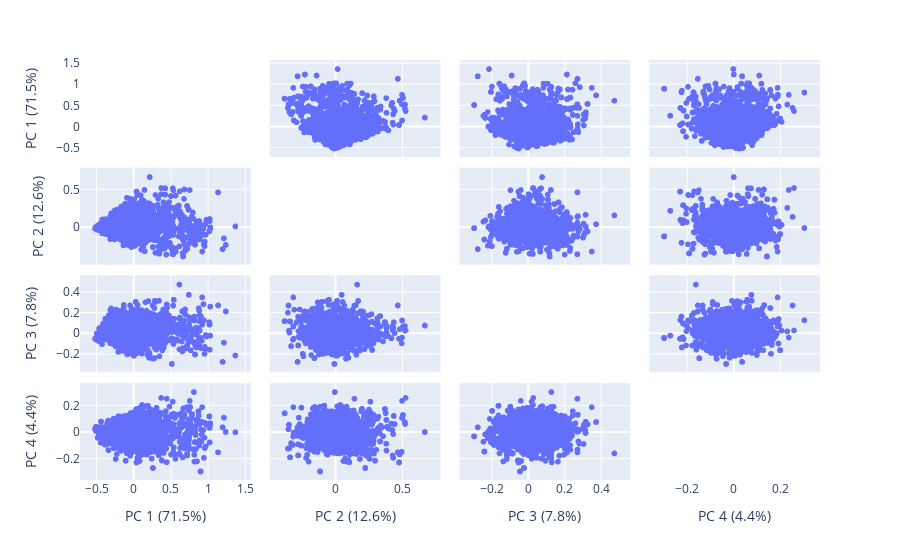

The notebook cell saved with this chart:
### Code cell
import plotly.express as px
from sklearn.decomposition import PCA

# df = px.data.iris()
# features = ["sepal_width", "sepal_length", "petal_width", "petal_length"]

features = [  "uncertainty",	"litigious", "strong_modal",	"weak_modal", 	"constraining", "optimistic"]

pca = PCA()
components = pca.fit_transform(norm_df[features])
labels = {
    str(i): f"PC {i+1} ({var:.1f}%)"
    for i, var in enumerate(pca.explained_variance_ratio_ * 100)
}

fig = px.scatter_matrix(
    components,
    labels=labels,
    dimensions=range(4),
    # color=df["species"]
)
fig.update_traces(diagonal_visible=False)
fig.show()

### Figure 1 — Plotly figure (JSON) as saved in the notebook; plotly's stock layout.template omitted (floating-point values rounded to 4 significant figures; data arrays with more than 128 entries replaced by an {"elided": "..."} marker saying what was removed)
{"data": [{"diagonal": {"visible": false}, "dimensions": [{"axis": {"matches": true}, "label": "PC 1 (71.5%)", "values": {"elided": "7755 float values"}}, {"axis": {"matches": true}, "label": "PC 2 (12.6%)", "values": {"elided": "7755 float values"}}, {"axis": {"matches": true}, "label": "PC 3 (7.8%)", "values": {"elided": "7755 float values"}}, {"axis": {"matches": true}, "label": "PC 4 (4.4%)", "values": {"elided": "7755 float values"}}], "hovertemplate": "%{xaxis.title.text}=%{x}<br>%{yaxis.title.text}=%{y}<extra></extra>", "legendgroup": "", "marker": {"color": "#636efa", "symbol": "circle"}, "name": "", "showlegend": false, "type": "splom"}], "layout": {"dragmode": "select", "legend": {"tracegroupgap": 0}, "margin": {"t": 60}}}
